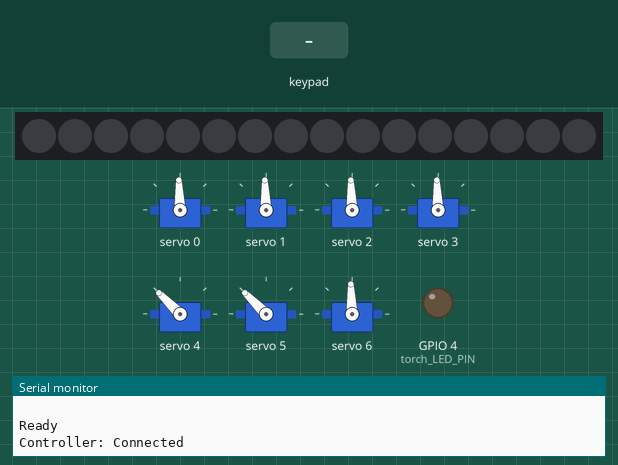
A program run on a simulated ESP32. Parts: 16 RGB LEDs in strip order, left to right, 7 × servo, output pins drawn as LEDs (lit = HIGH), the last lines printed to the serial monitor. Inputs (shaded band) come from the test bench. Nothing arrives over Bluetooth unless stated.

Above: at 3.2 s.
3.3 s: key 'U' pressed
At 4.0 s:
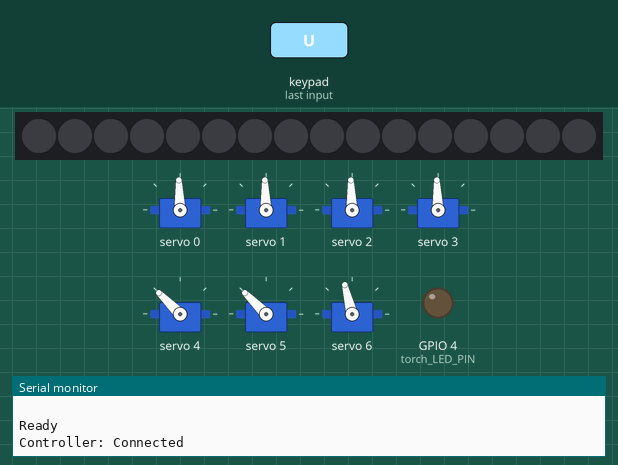
5.1 s: key 'U' pressed
At 5.9 s:
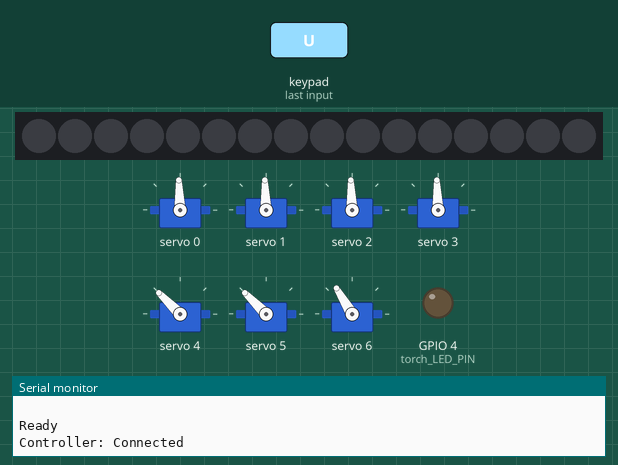
6.9 s: key 'X' pressed
At 7.8 s:
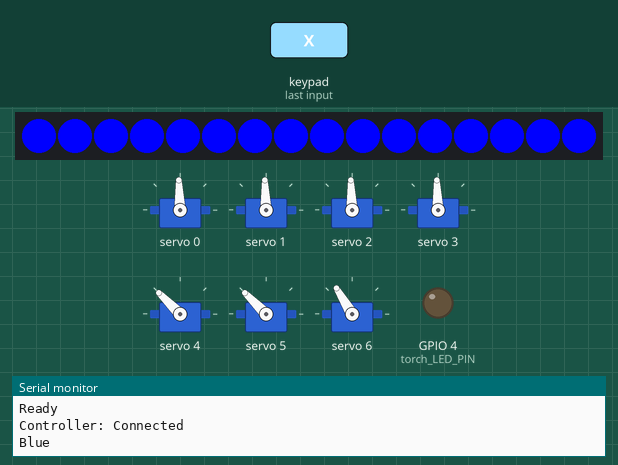
8.4 s: key 'O' pressed
At 9.4 s:
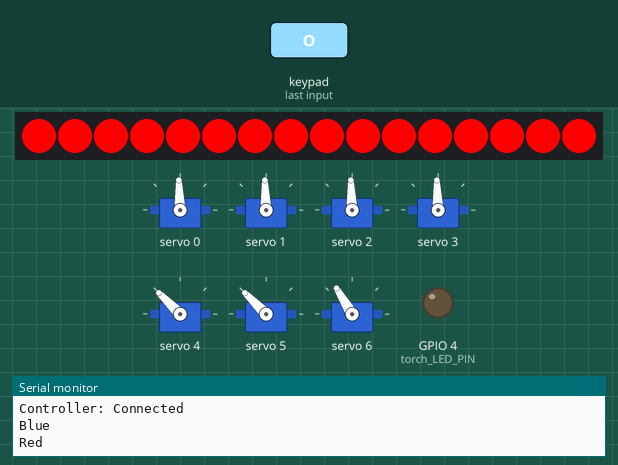
9.9 s: key 'D' pressed
At 11.6 s:
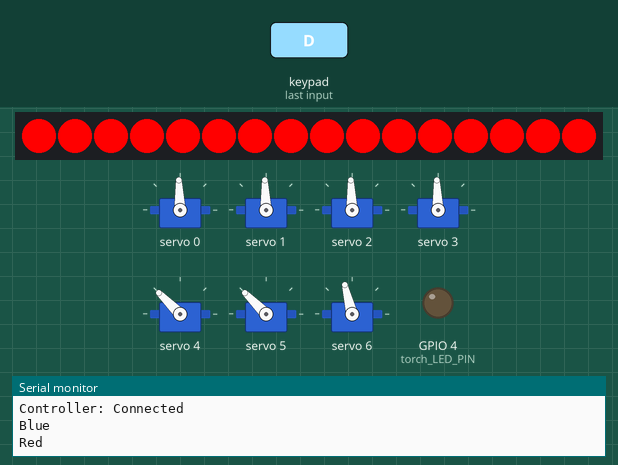
Timing chart, 0 to 12.6 s (numbered marks = the images above; inputs shaded):
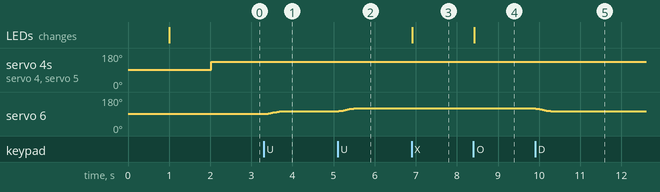

Measured:
- after the input at 3.3 s, servo 6: 92° → 104° after 0.12 s
- after the input at 5.1 s, servo 6: 104° → 121° at once
- after the input at 6.9 s, the LEDs: change at once (image 3)
- after the input at 8.4 s, the LEDs: change at once (image 4)
- after the input at 9.9 s, servo 6: 121° → 104° at once

The program:

main.cpp
```cpp
#include <SPI.h>
#include <Ps3Controller.h>
#include <Adafruit_PWMServoDriver.h>
#include <Adafruit_NeoPixel.h>

/* La posición mínima y máxima del servo tiene que mapearse.
 * Para los SG90 se tiene una frec de funcionamiento de 50Hz
 * (T = 20ms) donde:
 *  - DC = 1ms ----> 0°/-90° (todo a la izquierda)
 *  - DC = 1.5ms --> 90°/0° (posición central)
 *  - DC = 2ms ----> 180°/90° (todo a la derecha)
 *
 * El mapeo resulta:
 * T = 20ms ----- 4095 cuentas
 *
 * Pos_min = 1ms*4095/20ms   = 204 cuentas
 * Pos_med = 1.5ms*4095/20ms = 307 cuentas
 * Pos_max = 2ms*4095/20ms   = 409 cuentas
 */

//DEFINICIÓN DE PINES ------------------------------------------------------
#define eye_LED_PIN 17
#define torch_LED_PIN 4
//--------------------------------------------------------------------------

//DEFINICIÓN DE CONFIGURACIONES --------------------------------------------
#define LED_COUNT 16       // N LED's en ambos ojos
#define SERVOMIN  204     // ancho del pulso que da 0°/-90°
#define SERVOMAX  409     // ancho del pulso que da 180°/90°
#define SERVO_FREQ 50     // frecuencia de trabajo del servo
#define SERVONUM   7      // cantidad de servos conectados al shield

int servoPins[SERVONUM] = {0, 1, 2, 3, 4, 5, 6};
// arreglo de servos conectados al shield
//0: up/down (EYE_LEFT)
//l: left/right (EYE_LEFT)
//2: up/down (EYE_RIGHT)
//3: left/right (EYE_RIGHT)
//4: UP_LID
//5: DOWN_LID
//6: MOUTH
//--------------------------------------------------------------------------

//MAPEO DE SERVOS ------(Grados)--------------------------------------------
#define LX_MAX 50
#define LX_MIN -50
#define LY_MAX 60
#define LY_MIN -60

#define RX_MAX 50
#define RX_MIN -50
#define RY_MAX 60
#define RY_MIN -60

#define LIDUP_MAX 90
#define LIDUP_MIN -90
#define LIDOWN_MAX 90
#define LIDOWN_MIN -90

#define MOUTH_MAX 90
#define MOUTH_MIN -90
//--------------------------------------------------------------------------

//VARIABLES GLOBALES -------------------------------------------------------
//Luces
Adafruit_NeoPixel eye_LED(LED_COUNT, eye_LED_PIN, NEO_GRB + NEO_KHZ800);
bool turn_Eye_Led, turn_Flame_Led  = false;
bool blue, red, green, pink = false;

//Movimientos
Adafruit_PWMServoDriver pwm = Adafruit_PWMServoDriver();
int8_t analog_Data[1][2] = {{0,0}};
int8_t mouth_Data = 0;
int8_t eyelid_Data = 127; //abiertas, checkear
bool subir, bajar = false;
uint8_t eyeLid_state = 0; // 0: abierto, 1: cerrado
//BT
const char* address = "28:29:26:82:db:34";          //ADDRESS DEL CONTROL PS3
//--------------------------------------------------------------------------

//FUNCIONES ----------------------------------------------------------------
//---------------- Servo shield ---------------------
/**
 *  Configura el ángulo de posición de un servo conectado a la shield
 *  @param n_servo  Número del servo a configurar
 *  @param ang      Ángulo de posición deseado
 */
void setServo(uint8_t n_servo, long ang){
  uint16_t duty = map(ang, -90, 90, SERVOMIN, SERVOMAX);
  pwm.setPWM(n_servo, 0, duty);
}

/**
 *  Realiza el mapeo de las posiciones analógicas del joystick del control
 *  Ps3.
 *  @param analogData   Datos capturados del joystick (posición del analógico)
 *  @param servo        Servo que se pretende mover
 *  @param min_Angle    Mínima posición angular posible
 *  @param max_Angle    Máxima posición angular posible
 *  @param death_Zone   Rango de posiciones del joystick que se coinsideran
 *                        sin movimiento
 *  @param invert
 */
void analogMapping(int8_t analogData, int8_t servo, int min_Angle, int max_Angle, int8_t death_Zone = 10, bool invert = false){
  long angle;

  if(analogData <= death_Zone && analogData >= -death_Zone){
    angle = 0;
  }else if(analogData >= -128 && analogData <= -death_Zone){
    angle = map(analogData, -128, -death_Zone-1, min_Angle, -1);
  }else if(analogData>=11 && analogData<=127){
    angle = map(analogData, death_Zone+1, 127, 1, max_Angle);
  }
  if(invert){
    angle = -angle;
  }

  setServo(servo, angle);
  return;
}

//---------------- Lógica de Luces ---------------------
/**
 *  Mapeo de eventos para el encendido de los leds de los ojos
 *  y la cabeza.
 */
void lightsAnimation(){

  // Reset - Apagado de todas las luces
  if(Ps3.event.button_down.r1 == 1){
    blue = false;
    red = false;
    green = false;
    pink = false;
    eye_LED.clear();
    eye_LED.show();

    //delay(10);
    //return;
  }

  // Encendido azul.
  if(Ps3.event.button_down.cross == 1){
    red = false;
    green = false;
    pink = false;
    if(blue == false){
      blue = true;
      Serial.println("Blue");
      for(int i = 0; i<LED_COUNT; i++){
        //delay(20);
        eye_LED.setPixelColor(i,0,0,255);
        eye_LED.show();
      }
    }

    //delay(10);
    //return;
    }

  // Encendido rojo
  if(Ps3.event.button_down.circle == 1){
    blue = false;
    green = false;
    pink = false;
    if(red == false){
      red = true;
      Serial.println("Red");
      for(int i = 0; i<LED_COUNT; i++){
        //delay(20);
        eye_LED.setPixelColor(i,255,0,0);
        eye_LED.show();
      }
    }

    //delay(10);
    //return;
  }

  // Encendido verde
  if(Ps3.event.button_down.triangle == 1){
    red = false;
    pink = false;
    blue = false;
    if(green == false){
    green = true;
    Serial.println("Green");
      for(int i = 0; i<LED_COUNT; i++){
        //delay(20);
        eye_LED.setPixelColor(i,0,255,0);
        eye_LED.show();
      }
    }

    //delay(10);
    //return;
  }

  // Encendido rosa
  if(Ps3.event.button_down.square == 1){
    blue = false;
    red = false;
    green = false;
    if(pink == false){
      pink = true;
      Serial.println("Pink");
      for(int i = 0; i<LED_COUNT; i++){
        //delay(20);
        eye_LED.setPixelColor(i,255,51,204);
        eye_LED.show();
      }
    }

    //delay(10);
    //return;
  }

  // Encendido/apagado llama
  if(Ps3.event.button_down.r2 == 1){
    turn_Flame_Led = !turn_Flame_Led;
    Serial.println("Flame: " + (String)turn_Flame_Led);
    if(turn_Flame_Led == true){
      digitalWrite(torch_LED_PIN, 1);
    }else{
      digitalWrite(torch_LED_PIN, 0);
    }

    //delay(50);
    //return;
  }
}

//---------------- Lógica de boca ---------------------
/**
 * Mapea el movimiento de la boca. La posición del servo queda
 * determinada por el tiempo que se mantiene presionado el pulsador
 * asociado.
 * @param open  Estado de apertura de la boca (si se sigue abriendo o no)
 * @param close Estado de cierre de la boca (si se sigue cerrando o no)
 */
void mouthMapping(int open, int close){
  if(open){
    if(mouth_Data>=-128 && mouth_Data <= 127-5) {
      mouth_Data += 5;
    }
  }
  if(close){
      if(mouth_Data>=-128+5 && mouth_Data <=127) {
      mouth_Data -=5;
    }
  }
  analogMapping(mouth_Data, servoPins[6], MOUTH_MIN, MOUTH_MAX);
}

//---------------- Lógica de pestañas ---------------------
/**
 * Mapea el movimiento de las pestañas.
 * @param lidState Estado de las pestañas, si deben abrirse o cerrarse
 */

// lid up (4) cuando se cierra va a -90 (-127)  --- cuando se abre va a 90 (127)
// lid down (5) cuando se cierra va a 90 (127)  --- cuando se abre va a -90 (-127)
void eyeBlinking(uint8_t lidState){
  switch(lidState) {
    case 0:
      // estado abierto
      analogMapping(115, servoPins[4], LIDUP_MIN, LIDUP_MAX);
      analogMapping(115, servoPins[5], LIDOWN_MIN, LIDOWN_MAX);
      delay(20);
      break;
    case 1:
      // estado cerrado
      analogMapping(-110, servoPins[4], LIDOWN_MIN, LIDOWN_MAX);
      analogMapping(-110, servoPins[5], LIDUP_MIN, LIDUP_MAX);
      delay(20);
      break;
    default:
      break;
  }
}

/**
 *  Interrupción Ps3: Controla los eventos para cada uno de los
 *  pulsadores y analógicos del controlador.
 */
void notify(){

  //---------------- Lógica Ojos ------------------------
  // Realiza la lectura del control joystick del control y mapea los datos
  // a movimientos de los servos asocidos a los ojos.
  if( abs(Ps3.event.analog_changed.stick.lx) + abs(Ps3.event.analog_changed.stick.ly) > 2 ){
    analog_Data[0][0] = Ps3.data.analog.stick.lx;
    analog_Data[0][1] = Ps3.data.analog.stick.ly;
    analogMapping(analog_Data[0][1], 0, LY_MIN, LY_MAX, 10, true);
    analogMapping(analog_Data[0][0], 1, LX_MIN, LX_MAX);
    analogMapping(analog_Data[0][1], 2, RY_MIN, RY_MAX);
    analogMapping(analog_Data[0][0], 3, RX_MIN, RX_MAX);
    Serial.println("L: " + (String)analog_Data[0][0] + "R: " + (String)analog_Data[0][1]);
  }
  //-----------------------------------------------------

  //---------------- Lógica pestañeo --------------------
  // Setea el flag de estado de las pestañas (abierto/cerrado) de acuerdo a
  // el estado del pulsador
  if( Ps3.event.button_down.l1 ) {
    eyeLid_state = 1;
  } else if( Ps3.event.button_up.l1 ){
    eyeLid_state = 0;
  }
  //-----------------------------------------------------

  //---------------- Lógica Boca ------------------------
  // Setea el estado de dos flags que determinan si la boca se abre (subir)
  // o se cierra (bajar)
  if ( Ps3.event.button_down.up )
  {
    subir = 1;
  }
  if ( Ps3.event.button_up.up )
  {
    subir = 0;
  }
  if ( Ps3.event.button_down.down )
  {
    bajar = 1;
  }
  if ( Ps3.event.button_up.down )
  {
    bajar = 0;
  }
  //-----------------------------------------------------
}

/**
 *  Notifica la correcta conexión del control Ps3
 */
void connected(){
  Ps3.setRumble(50.0, 1);
  digitalWrite(LED_BUILTIN, 1);
  Serial.println("Controller: Connected");
}

/**
 *  Notifica la desconexión del control Ps3
 */
void disconnected(){
  digitalWrite(LED_BUILTIN, 0);
  Serial.println("Controller: Disconnected");
}


//--------------------------------------------------------------------------
void setup() {

  // Start-up

  delay(1000);
  Serial.begin(115200);
  Serial.println(" ");

  // Control PS3
  Ps3.begin(address);
  Ps3.attach(notify);
  Ps3.attachOnConnect(connected);
  Ps3.attachOnDisconnect(disconnected);

  // Leds
  eye_LED.begin();
  eye_LED.setBrightness(255);
  eye_LED.show();
  pinMode(torch_LED_PIN, OUTPUT);

  // Servo shield
  pwm.begin();
  pwm.setPWMFreq(SERVO_FREQ);
  for(int i = 0; i < SERVONUM; i++){
    setServo(servoPins[i], 0);
  }

  Serial.println("Ready");
  delay(1000);
}
//--------------------------------------------------------------------------
// Se agregan en el loop las funciones de:
// - control de boca
// - control de luces de ojos y vela
// - control de pestaneo
// para evitar errores de buggeo en la interrupción
void loop() {
  if( !Ps3.isConnected() ){
    return;
  }

  delay(10);

  mouthMapping(subir, bajar);

  delay(10);

  lightsAnimation();

  //delay(10);

  eyeBlinking(eyeLid_state);

  delay(10);

}
//--------------------------------------------------------------------------
```
